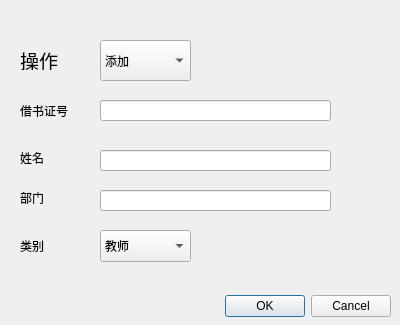
<?xml version="1.0" encoding="UTF-8"?>
<ui version="4.0">
 <class>license</class>
 <widget class="QDialog" name="license">
  <property name="geometry">
   <rect>
    <x>0</x>
    <y>0</y>
    <width>400</width>
    <height>325</height>
   </rect>
  </property>
  <property name="windowTitle">
   <string>Dialog</string>
  </property>
  <widget class="QDialogButtonBox" name="buttonBox">
   <property name="geometry">
    <rect>
     <x>50</x>
     <y>290</y>
     <width>341</width>
     <height>32</height>
    </rect>
   </property>
   <property name="orientation">
    <enum>Qt::Horizontal</enum>
   </property>
   <property name="standardButtons">
    <set>QDialogButtonBox::Cancel|QDialogButtonBox::Ok</set>
   </property>
  </widget>
  <widget class="QComboBox" name="comboBox">
   <property name="geometry">
    <rect>
     <x>100</x>
     <y>40</y>
     <width>91</width>
     <height>41</height>
    </rect>
   </property>
   <item>
    <property name="text">
     <string>添加</string>
    </property>
   </item>
   <item>
    <property name="text">
     <string>删除</string>
    </property>
   </item>
  </widget>
  <widget class="QLabel" name="label">
   <property name="geometry">
    <rect>
     <x>20</x>
     <y>50</y>
     <width>60</width>
     <height>20</height>
    </rect>
   </property>
   <property name="font">
    <font>
     <pointsize>14</pointsize>
    </font>
   </property>
   <property name="text">
    <string>操作</string>
   </property>
  </widget>
  <widget class="QLabel" name="label_2">
   <property name="geometry">
    <rect>
     <x>20</x>
     <y>100</y>
     <width>60</width>
     <height>21</height>
    </rect>
   </property>
   <property name="text">
    <string>借书证号</string>
   </property>
  </widget>
  <widget class="QLineEdit" name="ID">
   <property name="geometry">
    <rect>
     <x>100</x>
     <y>100</y>
     <width>231</width>
     <height>21</height>
    </rect>
   </property>
  </widget>
  <widget class="QLabel" name="label_3">
   <property name="geometry">
    <rect>
     <x>20</x>
     <y>150</y>
     <width>60</width>
     <height>16</height>
    </rect>
   </property>
   <property name="text">
    <string>姓名</string>
   </property>
  </widget>
  <widget class="QLineEdit" name="name">
   <property name="geometry">
    <rect>
     <x>100</x>
     <y>150</y>
     <width>231</width>
     <height>21</height>
    </rect>
   </property>
  </widget>
  <widget class="QLabel" name="label_4">
   <property name="geometry">
    <rect>
     <x>20</x>
     <y>190</y>
     <width>60</width>
     <height>16</height>
    </rect>
   </property>
   <property name="text">
    <string>部门</string>
   </property>
  </widget>
  <widget class="QLineEdit" name="dept">
   <property name="geometry">
    <rect>
     <x>100</x>
     <y>190</y>
     <width>231</width>
     <height>21</height>
    </rect>
   </property>
  </widget>
  <widget class="QLabel" name="label_5">
   <property name="geometry">
    <rect>
     <x>20</x>
     <y>230</y>
     <width>60</width>
     <height>31</height>
    </rect>
   </property>
   <property name="text">
    <string>类别</string>
   </property>
  </widget>
  <widget class="QComboBox" name="type">
   <property name="geometry">
    <rect>
     <x>100</x>
     <y>230</y>
     <width>91</width>
     <height>32</height>
    </rect>
   </property>
   <item>
    <property name="text">
     <string>教师</string>
    </property>
   </item>
   <item>
    <property name="text">
     <string>学生</string>
    </property>
   </item>
   <item>
    <property name="text">
     <string>其他</string>
    </property>
   </item>
  </widget>
 </widget>
 <resources/>
 <connections>
  <connection>
   <sender>buttonBox</sender>
   <signal>accepted()</signal>
   <receiver>license</receiver>
   <slot>accept()</slot>
   <hints>
    <hint type="sourcelabel">
     <x>248</x>
     <y>254</y>
    </hint>
    <hint type="destinationlabel">
     <x>157</x>
     <y>274</y>
    </hint>
   </hints>
  </connection>
  <connection>
   <sender>buttonBox</sender>
   <signal>rejected()</signal>
   <receiver>license</receiver>
   <slot>reject()</slot>
   <hints>
    <hint type="sourcelabel">
     <x>316</x>
     <y>260</y>
    </hint>
    <hint type="destinationlabel">
     <x>286</x>
     <y>274</y>
    </hint>
   </hints>
  </connection>
 </connections>
</ui>
